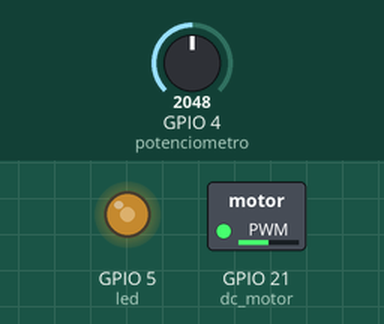
Bench run of a program on a simulated ESP32. Parts: switched loads named in the program (green lamp = pin HIGH), output pins drawn as LEDs (lit = HIGH). The inputs (shaded band) are chosen by the test bench; at power-on: GPIO 4 (potenciometro) = 2048.

Above: at 1.2 s.
1.3 s: GPIO 4 (potenciometro) set to 2866
At 2.2 s:
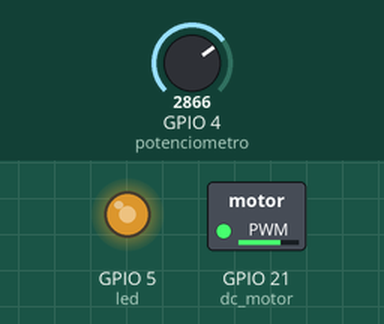
2.8 s: GPIO 4 (potenciometro) set to 3603
At 3.3 s:
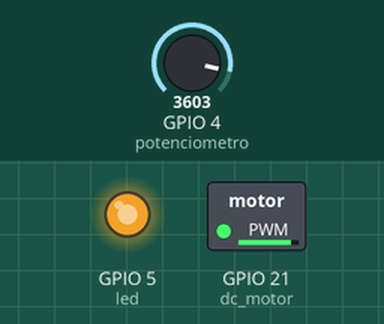
4.3 s: GPIO 4 (potenciometro) set to 491
At 5.5 s:
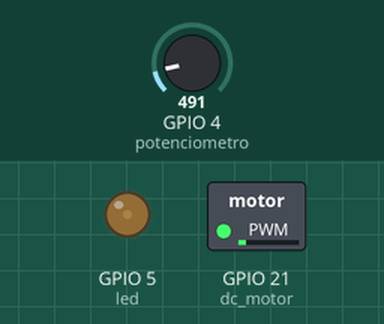
5.8 s: GPIO 4 (potenciometro) set to 0
At 6.8 s:
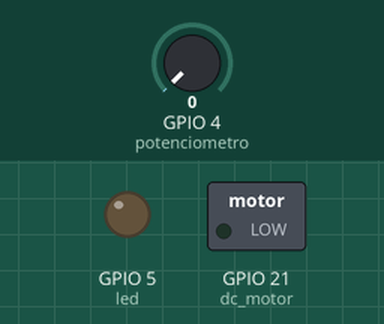
7.3 s: GPIO 4 (potenciometro) set to 2047
At 7.9 s:
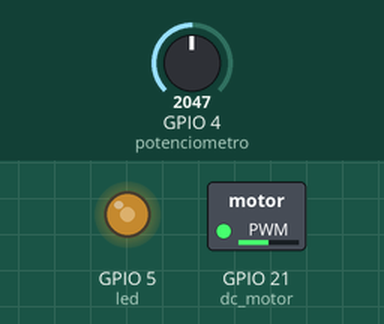
Timing chart, 0 to 9.8 s (numbered marks = the images above; inputs shaded):
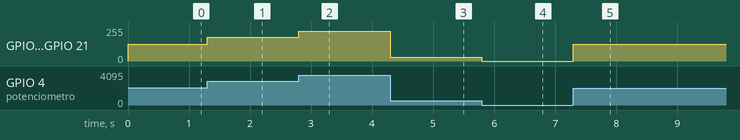

The program:

main.cpp
```cpp
#include <Arduino.h>


/*-------------Funções do PWM---------------*/
/*
1)- ledcAttachPin(pin,ch);      //  Associa certo pino a certo canal PWM. São 16 canais possíveis ao todo
2)- ledcSetup(ch, frequencia (Hz), resolução (número de bits));   // Define a frequência e resolução de certo canal
A frequência máxima e a resolução usada se relacionam pela seguinte equação:

                            Clock (80Mhz)
Frequência Máxima(Hz) = ---------------------
                         Resolução(2^(n_bits))


3)- ledcWrite(ch, duty cycle(binário));                           // Altera o Duty cicle do canal.
*/

/*-----------Funções do ADC-----------------*/
/* O ADC do ESP32 tem 12 bits, o que significa que ele retorna um número
com resolução 2^12 = 4096.

Não é necessário declarar o pino como entrada, basta usar a função
analogRead(Pin); e essa função retorna um valor de 0 a 4095.
0 para 0 Volts e 4095 para 3.3 Volts.
*/

/*---------Mapeamento de Hardware-----------*/
#define dc_motor        21
#define potenciometro    4
#define led              5


/*---------Configurações Iniciais-----------*/
void setup() {
  ledcAttachPin(dc_motor,0);
  ledcAttachPin(led,0);
  ledcSetup(0,312500, 8);
}
/*------------Loop nfinito------------------*/
void loop() {
  //na função map estamos mapeando o valor de 0 a 4095 do ADC
  //com o valor de 0 a 255 do PWM. Armazenamos o resultado na
  //variável mapa. E então a usamos para controlar o motor DC
  unsigned mapa = map(analogRead(potenciometro),
                  0, 4095,
                  0 , 255);
  ledcWrite(0, mapa);
}
```

Measured:
- after the input at 1.3 s, GPIO 5 (led), GPIO 21 (dc_motor): 127/255 → 177/255 at once
- after the input at 2.8 s, GPIO 5 (led), GPIO 21 (dc_motor): 177/255 → 223/255 at once
- after the input at 4.3 s, GPIO 5 (led), GPIO 21 (dc_motor): 223/255 → 30/255 at once
- after the input at 5.8 s, GPIO 5 (led), GPIO 21 (dc_motor): 30/255 → 0/255 at once
- after the input at 7.3 s, GPIO 5 (led), GPIO 21 (dc_motor): 0/255 → 127/255 at once
